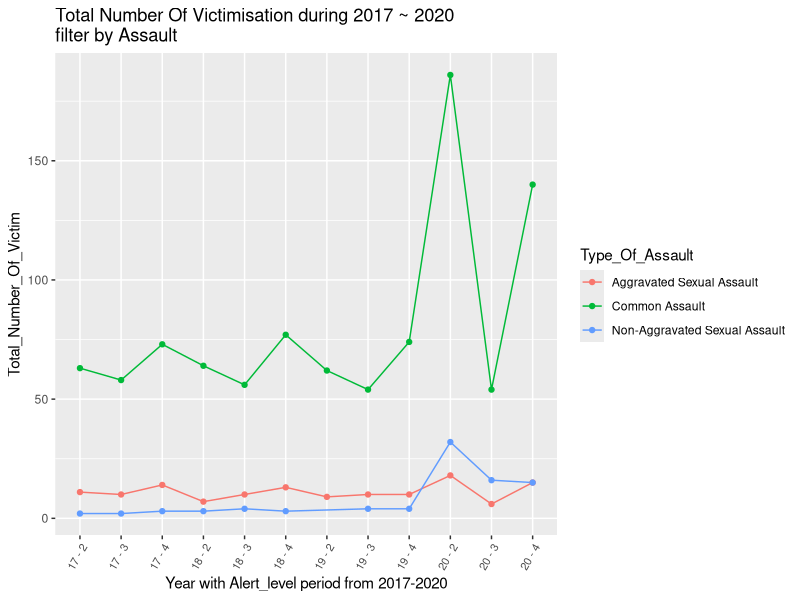

Write R code to recreate this figure.
## ---- chunk 1
#allAssaults <- data %>% 
#  group_by(year, Alert.Level, yearLevel)%>%
#  summarise(Total = sum(Number.of.Victimizations))
## ---- chunk 2
#Load Merged dataset
library(dplyr)
library(tidyr)
library(knitr)
library(tidyverse)
library(ggplot2)
data_merged <- read.csv("merged data (Final).csv", 
                         header = TRUE)
#delete index column.
data_merged <- data_merged[,-1]
head(data_merged)
## ---- chunk 3
#Filtered by only three Common Assualts
data_merged_assault <- data_merged %>%
  filter(Event == "Aggravated Sexual Assault" | Event == "Common Assault" 
         | Event == "Non-Aggravated Sexual Assault")

#head(data_merged_assault)
#unique(data_merged_assault$Event)

#Just used Year with Level instead of Month 
#This is because Month is bit ambiguous.
data_merged_assault$yearLevel <- paste(data_merged_assault$year,'-',data_merged_assault$Alert.Level)
#unique(data_merged_assault$month)
#tail(data_merged_assault,10)

#Data group by Assault and year_level. 
by_event_year <- group_by(data_merged_assault, Event,yearLevel)

#Summarize the number of victimisation 
#To make tidy graph otherwise even same period the number of victimisation are different as different region

by_yearLevel <- summarise(by_event_year, Total_Number_Of_Victim = sum(Number.of.Victimizations))
by_yearLevel
## ---- chunk 4
#Filtered by only three Common Assualts

by_yearLevel$Type_Of_Assault <- as.factor(by_yearLevel$Event)

ggplot(data=by_yearLevel, aes(x=yearLevel, y=Total_Number_Of_Victim, group = Event, colour = Type_Of_Assault)) + geom_line()+     geom_point()+theme(axis.text.x = element_text(angle = 60, hjust = 1, size = 8)) +
labs(title='Total Number Of Victimisation during 2017 ~ 2020 \nfilter by Assault',x ="Year with Alert_level period from 2017-2020")

